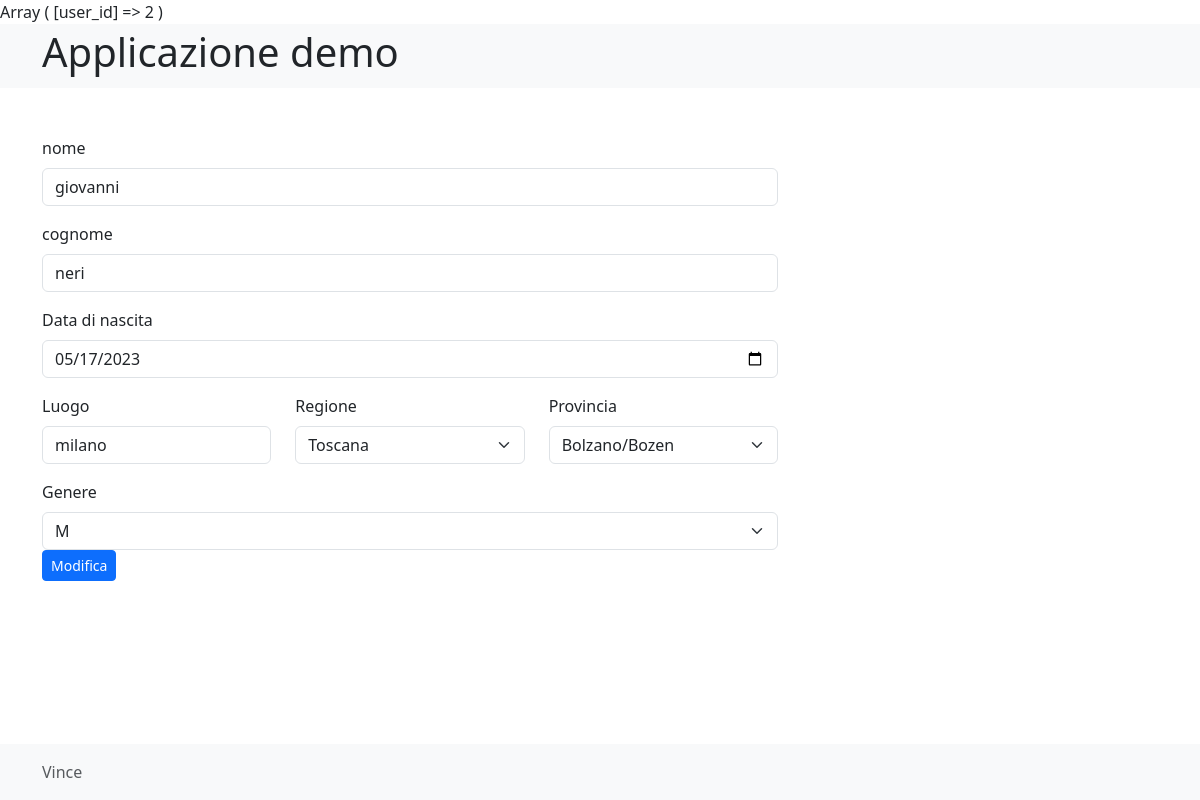
The app's page /form_in_php/edit-user.php?user_id=2 with its own data.
### tables this page shows
CREATE TABLE `user` (
  `user_id` int(10) NOT NULL,
  `first_name` varchar(255) NOT NULL,
  `last_name` varchar(255) NOT NULL,
  `birthday` date NOT NULL,
  `birth_place` varchar(255) NOT NULL,
  `regione_id` int(11) NOT NULL,
  `provincia_id` int(11) NOT NULL,
  `gender` enum('M','F') NOT NULL,
  `username` varchar(255) NOT NULL,
  `password` varchar(255) NOT NULL
);

CREATE TABLE `regione` (
  `regione_id` int(11) NOT NULL,
  `nome_regione` varchar(255) NOT NULL
);

CREATE TABLE `provincia` (
  `provincia_id` int(11) NOT NULL,
  `nome` varchar(255) NOT NULL,
  `sigla` varchar(2) NOT NULL,
  `id_regione` int(11) NOT NULL
);

### form_in_php/class/validator/ValidateRequired.php (called while the page is built, shortened)
<?php
class ValidateRequired implements Validable {
private $value = '';
private $valid;
public function __construct($default_value='', $message= 'il nome è obbligatorio') {
    $this->value = $default_value;
    $this -> valid = true;
}
public function getValue()
{
    return $this->value;
}
public function getValid()
{
return $this-> valid;
}
}

### form_in_php/class/crud/UserCRUD.php (called while the page is built, shortened)
<?php
class UserCRUD{
public function read(int $user_id=null)
{
    $conn = new \PDO(DB_DSN, DB_USER, DB_PASSWORD);
if(!is_null($user_id)){
    $query = "SELECT * FROM user where user_id = :user_id";
    $stm = $conn -> prepare($query);
    $stm -> bindValue(':user_id', $user_id, \PDO::PARAM_INT);
    $stm -> execute();
    $result = $stm -> fetchAll(\PDO::FETCH_CLASS,User::class);
    if(count($result) == 1){
        return $result[0];
    }
}else{
    $query = "SELECT * FROM user";
    $stm = $conn -> prepare($query);
    $stm -> execute();
    $result = $stm -> fetchAll(\PDO::FETCH_CLASS,User::class);
    return $result;
}
    $stm -> execute();
     $result = $stm -> fetchAll(\PDO::FETCH_CLASS,User::class);
     return $result;
}
}
?>

### form_in_php/class/Registry/it/Regione.php (called while the page is built, shortened)
<?php
class Regione {
public static function all()
{
 try {
    $conn = new \PDO(DB_DSN, DB_USER, DB_PASSWORD);
    $stm =  $conn-> prepare('SELECT * FROM regione;');
    $stm -> execute();
    $result = $stm -> fetchAll(\PDO::FETCH_OBJ);
   return $result;
 } catch (\Throwable $th) {
    throw $th;
 }
}
}
?>

### form_in_php/class/Registry/it/Provincia.php (called while the page is built, shortened)
<?php
class Provincia {
public static function all()
{
 try {
    $conn = new \PDO(DB_DSN, DB_USER, DB_PASSWORD);
    $stm =  $conn-> prepare('SELECT * FROM provincia;');
    $stm -> execute();
    $result = $stm -> fetchAll(\PDO::FETCH_OBJ);
   return $result;
 } catch (\Throwable $th) {
    throw $th;
 }
}
}
?>

### form_in_php/edit-user.php (the view, shortened to what this page needs)
<?php
print_r($_GET);
$user_id = filter_input(INPUT_GET, 'user_id', FILTER_VALIDATE_INT);
$crud = new UserCRUD;
$user = $crud->read($user_id);
$validatorRunner = new ValidatorRunner([
    'first_name' => new ValidateRequired($user->first_name, 'Il nome è obbligatorio'),
    'last_name'  => new ValidateRequired($user->last_name, 'Il cognome è obblicatorio'),
    'birthday'  => new ValidateRequired($user->birthday, 'La data di nascità non è valida'),
    'gender'  => new ValidateRequired($user->gender, 'Il Genere è obbligatorio'),
    'birth_place'  => new ValidateRequired($user->birth_place, 'La città è obbligatoria'),
    'regione_id' => new ValidateRequired($user->regione_id, 'La regione è obbligatoria'),
    'provincia_id' => new ValidateRequired($user->provincia_id, 'La provincia  è obbligatoria'),
]);
extract($validatorRunner->getValidatorList());
?>
<?php require "./class/views/head-view.php" ?>
<section class="row">
    <div class="col-sm-8">
        <form class="mt-1 mt-md-5" action="edit-user.php" method="post">
            <div class="mb-3">
                <label for="first_name" class="form-label">nome</label>
                <input type="text" value="<?= $first_name->getValue() ?>" class="form-control <?php echo !$first_name->getValid() ? 'is-invalid' : ''  ?>" name="first_name" id="first_name">
            </div>
            <div class="mb-3">
                <label for="last_name" class="form-label">cognome</label>
                <input type="text" id="last_name" value="<?= $last_name->getValue() ?>" name="last_name" class="form-control <?php echo !$last_name->getValid() ? 'is-invalid' : '' ?>">
            </div>
            <div class="mb-3">
                     <label for="birthday" class="form-label">Data di nascita</label>
                <input type="date"
                value="<?= $birthday->getValue() ?>"
                class="form-control <?php echo !$birthday->getValid() ? 'is-invalid':'' ?>"
                name="birthday"
                id="birthday"
                >
            </div>
            <div class="mb-3">
                <div class="row">
                    <div class="col">
                        <label for="birth_place" class="form-label">Luogo</label>
                        <input type="text" value="<?= $birth_place->getValue(); ?>" class="form-control <?php echo !$birth_place->getValid() ? 'is-invalid' : '' ?>" name="birth_place" id="birth_place">
                    </div>
                    <div class="col">
                        <label for="birth_region" class="form-label">Regione</label>
                        <select id="birth_region" class="form-select birth_region  <?php echo !$regione_id->getValid() ? 'is-invalid' : '' ?>" name="regione_id">
                            <?php foreach (Regione::all() as $key => $regione) : ?>
                                <option <?= ($regione_id->getValue() == $regione->regione_id) ? 'selected' : '' ?> value="<?= $regione->regione_id ?>"> <?= $regione->nome_regione ?> </option>;
                            <?php endforeach ?>
                        </select>
                    </div>
                    <div class="col">
                        <label for="provincia_id" class="form-label">Provincia</label>
                        <select id="provincia_id" class="provincia_id form-select <?php echo !$provincia_id->getValid() ? 'is-invalid' : '' ?>" name="provincia_id">
                            <?php foreach (Provincia::all() as $key => $provincia) : ?>
                                <option <?= ($provincia_id->getValue() == $provincia->provincia_id) ? 'selected' : '' ?> value="<?= $provincia->provincia_id ?>"> <?= $provincia->nome ?> </option>;
                            <?php endforeach ?>
                        </select>
                    </div>
                </div>
            </div>
            <div class="mb-3">
                <label for="gender" class="form-label">Genere</label>
                <select name="gender" class="form-select <?php echo !$gender->getValid() ? 'is-invalid' : '' ?>" id="gender">
                    <option <?php echo $gender->getValue() == 'M' ? 'selected' : ''  ?> value="M">M</option>
                </select>
                <button class="btn btn-primary btn-sm" type="submit">Modifica</button>
        </form>
            </div>
</section>
<?php require "./class/views/footer-view.php" ?>

### form_in_php/assets/css/style.css (style rules this page uses)
body { padding-bottom: 3rem; }

### records on screen
user: first_name "giovanni", last_name "neri", birthday "05/17/2023", birth_place "milano", regione_id "Toscana", provincia_id "Bolzano/Bozen", gender "M"
